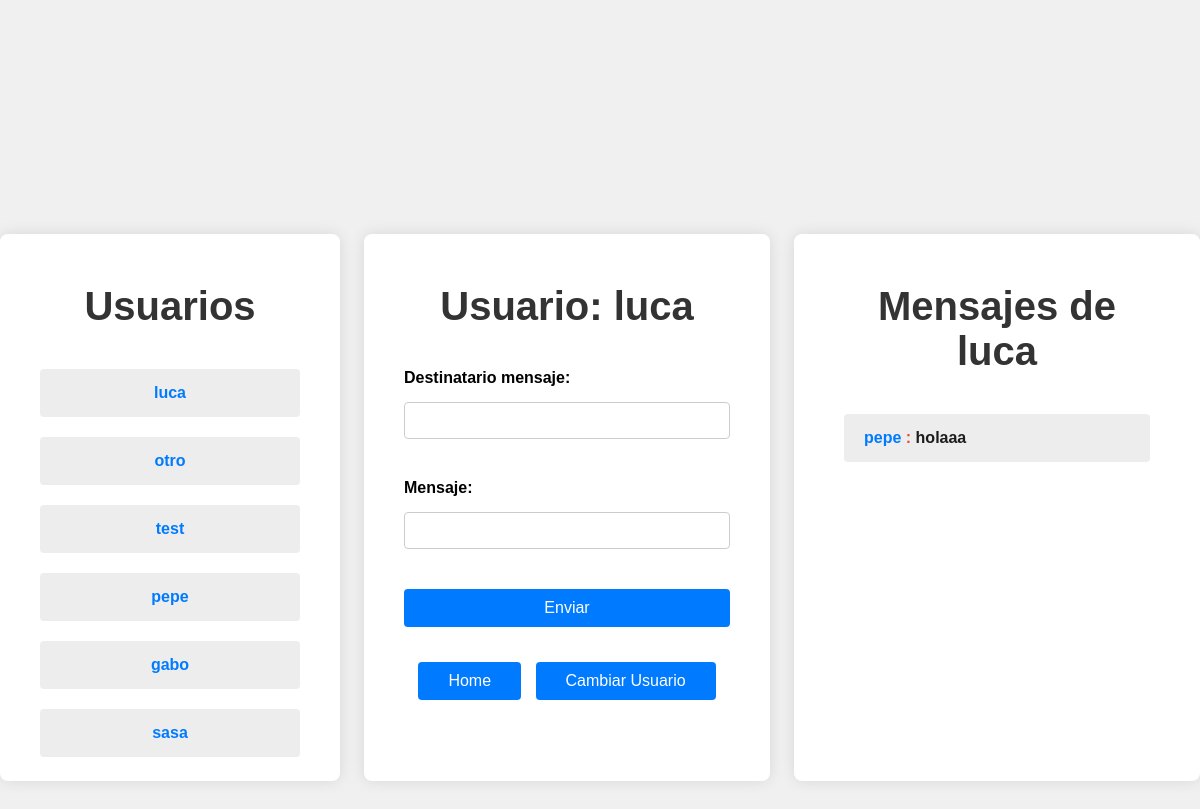
Before: /chat?user=4 (signed in) with the older database file.
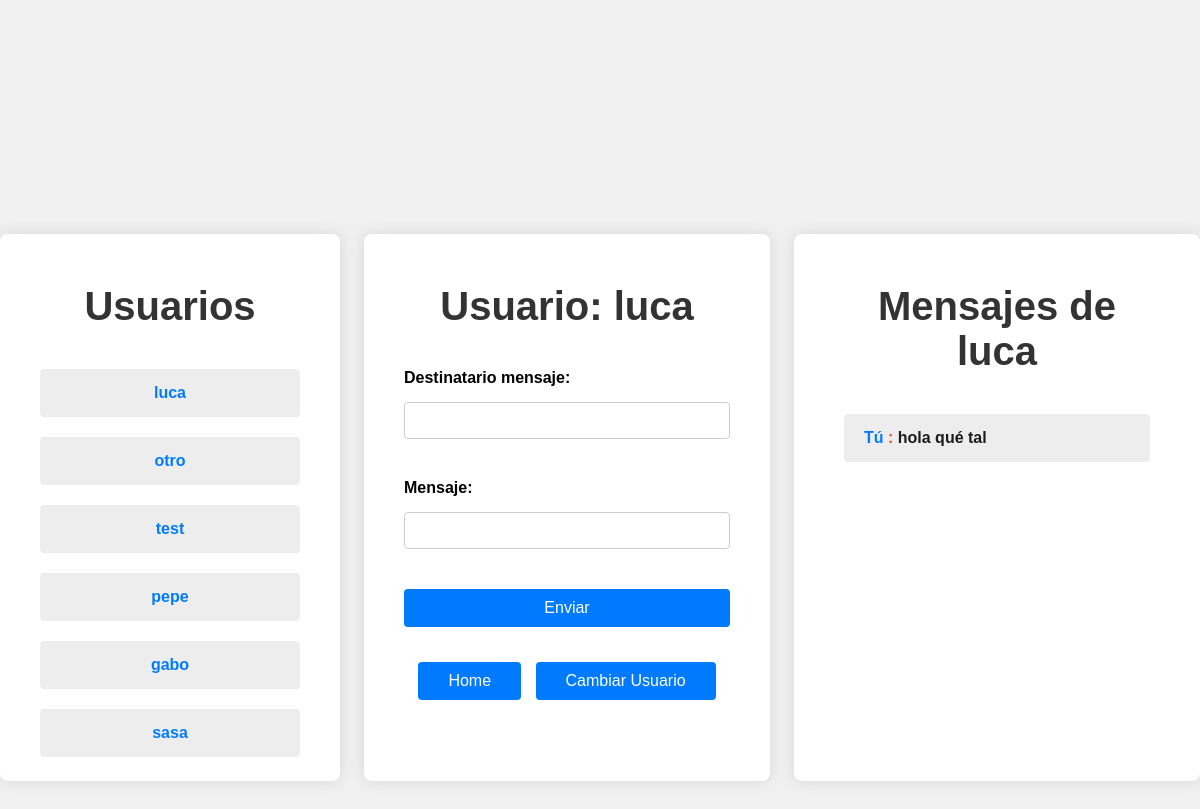
After: the same page with the newer database file.
### tables this page shows
CREATE TABLE users(
    id INTEGER PRIMARY KEY AUTOINCREMENT,
    username string UNIQUE, 
    pwd string NOT NULL,
    salt string NOT NULL,
    rol string NOT NULL,
    correo string NOT NULL,
    public_ip string NULL);

CREATE TABLE chats(
        id INTEGER PRIMARY KEY AUTOINCREMENT,
        user1_id INTEGER NOT NULL, 
        user2_id INTEGER NOT NULL,
        clave string NOT NULL,
        nonce string NOT NULL,
        FOREIGN KEY (user1_id) REFERENCES users(id),
        FOREIGN KEY (user2_id) REFERENCES users(id));

CREATE TABLE messages(
    id INTEGER PRIMARY KEY AUTOINCREMENT,
    sender_id INTEGER NOT NULL,
    recipient_id INTEGER NOT NULL,
    chat_id INTEGER NOT NULL,
    message text NOT NULL,
    send_time timestamp  NOT NULL,
    nonce string NOT NULL,
    FOREIGN KEY (chat_id) REFERENCES chats(id),
    FOREIGN KEY (sender_id) REFERENCES users(id),
    FOREIGN KEY (recipient_id) REFERENCES users(id));

### app.py (the view)
@app.route('/chat', methods=['GET', 'POST'])
def chat():
    if 'user_id' not in session:
        return redirect(url_for('login'))
    messages = None
    users = get_users()
    if request.method == 'POST':
        send_message(message= request.form['message'], recipient= request.form['recipient'], sender= session['user_id'])
    selected_user = request.args.get('user')
    if selected_user:
        messages = messages_descifrados(selected_user, session['user_id'])
    return render_template('chat.html', messages= messages, users = users, username=get_name_by_id(session['user_id'])["username"])

### app_mensajesdesencriptados.py (called while the page is built)
def get_chat(sender, recipient):
    conn = sql.connect('cripto.sqlite')
    conn.row_factory = sql.Row
    cursor = conn.cursor()
    cursor.execute("""SELECT id, clave, nonce FROM chats WHERE (user1_id = ? AND user2_id = ?) OR (user2_id = ? AND user1_id
            =?)""", (sender, recipient, sender, recipient))
    return cursor.fetchone()

def get_messages(sender, recipient):
    chat = get_chat(sender, recipient)
    if chat is None:
        return "Empty"
    conn = sql.connect('cripto.sqlite')
    conn.row_factory = sql.Row
    cursor = conn.cursor()
    cursor.execute("""SELECT message, nonce, sender_id FROM messages WHERE chat_id = ?""", (chat["id"],))
    rows = cursor.fetchall()
    message_dict = [dict(row) for row in rows]
    for message in message_dict:
        message["chat_id"] = chat["id"]
        sender_usr = get_name_by_id(message["sender_id"])["username"]
        if sender_usr == get_name_by_id(session["user_id"])["username"]:
            message["sender"] = "Tú"
        else:
            message["sender"] = sender_usr
    return message_dict

def messages_descifrados(sender, recipient):
    message_dict = get_messages(sender, recipient)
    if message_dict == "Empty":
        return message_dict
    for mensaje in message_dict:
        mensajecifrado = urlsafe_b64decode(mensaje["message"])
        noncemensaje = urlsafe_b64decode(mensaje["nonce"])
        chat_id = mensaje["chat_id"]
        chat = get_chat_by_id(chat_id)
        encrypted_data_key = urlsafe_b64decode(chat["clave"])
        nonce_master = urlsafe_b64decode(chat["nonce"])
        AE_Key_stma = c2
        chacha_master = ChaCha20Poly1305(AE_Key_stma)
        clave_publica = chacha_master.decrypt(nonce_master, encrypted_data_key, None)
        chacha_data = ChaCha20Poly1305(clave_publica)
        mensajefinal = chacha_data.decrypt(noncemensaje, mensajecifrado, None)
        mensaje["message"] = mensajefinal.decode('utf-8')
    return message_dict

### db_functions/chat_functions.py (called while the page is built)
def get_chat_by_id(chat_id):
    conn = sql.connect('cripto.sqlite')
    conn.row_factory = sql.Row
    cursor = conn.cursor()
    cursor.execute('SELECT * FROM chats WHERE id = ?', (chat_id,))
    return cursor.fetchone()

### db_functions/user_functions.py (called while the page is built)
def get_name_by_id(user_id):
    conn = sql.connect('cripto.sqlite')
    conn.row_factory = sql.Row
    cursor = conn.cursor()
    cursor.execute('SELECT username FROM users WHERE id = ?', (user_id,))
    return cursor.fetchone()

### templates/chat.html (shortened to what this page needs)
<!DOCTYPE html>
<html lang="es">
<head>
    <link rel="stylesheet" href="{{ url_for('static', filename='style/chatc.css') }}">
</head>
<body>
    <div class="usuarios">
        <h2>Usuarios</h2>
        <ul class="numerousuarios">
            {% for usr in users %}
            {% if usr["rol"] == "Usuario" %}
            <li>
                <a href="/chat?user={{ usr["id"] }}" style="text-decoration: none;">
                    <strong class= "a">{{usr["username"]}}</strong>
                </a>
            </li>
            {% endif %}
            {% endfor %}
        </ul>
    </div>
    <div class="container">
        <h2>Usuario: {{username}}</h2>
        <form method="post">
            <div class="form-group">
                <label for="recipient">Destinatario mensaje:</label>
                <input type="text" id="recipient" name="recipient" required>
            </div>
            <div class="form-group">
                <label for="message">Mensaje:</label>
                <input type="text" id="message" name="message" required>
            </div>
            <button type="submit">Enviar</button>
        </form>
        <div class="links">
            <a href="/home" class="botonesheader">Home</a>
            <a href="/login" class="botonesheader">Cambiar Usuario</a>
        </div>
    </div>
    <div class="container">
        <h2>Mensajes de {{username}}</h2>
        <ul class="messages">
        {% if messages == "Empty" %}
            <p>Escribe el primer mensaje</p>
        {% elif messages is not none %}
            {% for msg in messages %}
                <li><strong class= "a">{{ msg["sender"] }}</strong>
                    <strong class= "b"> : </strong>
                    <strong class= "c">{{ msg["message"]}}</strong>
                    </li>
            {% endfor %}
        {% else %}
            <p>Elige un chat</p>
        {% endif %}
        </ul>
    </div>
</body>
</html>

### static/style/chatc.css (style rules this page uses)
body { font-family: Arial, sans-serif; background-color: #f0f0f0; margin: 0; padding: 0; display: flex; justify-content: center; align-items: center; height: 100vh; }
.usuarios { background-color: #fff; padding: 20px; border-radius: 8px; box-shadow: 0 0 15px rgba(0, 0, 0, 0.1); width: 100%; max-width: 300px; text-align: center; height: 50vh; overflow: auto; }
.numerousuarios { list-style-type: none; padding: 0; }
.numerousuarios li { text-align: center; font-size: 1rem; background-color: #ededed; margin: 20px; padding: 15px 20px; border-radius: 4px; }
.container { background-color: #fff; padding: 20px 40px; border-radius: 8px; box-shadow: 0 0 15px rgba(0, 0, 0, 0.1); width: 100%; max-width: 600px; height: 50vh; overflow: auto; text-align: center; }
h2 { font-size: 2.5rem; color: #333; margin-bottom: 40px; }
.form-group { margin-bottom: 30px; text-align: left; }
label { display: block; margin-bottom: 15px; font-weight: bold; }
input[type="text"] { width: 100%; padding: 10px; margin-bottom: 10px; border: 1px solid #ccc; border-radius: 4px; box-sizing: border-box; }
button { width: 100%; padding: 10px; background-color: #007BFF; color: white; border: none; border-radius: 4px; cursor: pointer; font-size: 16px; }
h2 { color: #333; margin-top: 30px; }
ul.messages { list-style-type: none; padding: 0; }
ul.messages li { font-size: 1rem; background-color: #ededed; margin: 10px; padding: 15px 20px; border-radius: 4px; text-align: left; }
.a { color: #007BFF; }
.b { color: #e74c3c; }
.c { color: #1c1c1c; }
.links { margin-top: 30px; }
a.botonesheader { display: inline-block; margin: 5px; padding: 10px 30px; background-color: #007BFF; color: white; text-decoration: none; border-radius: 4px; }

Changed rows visible on the page:
removed chats: sender "pepe", message "holaaa"
now on this page (row edited): messages: sender "Tú", message "hola qué tal"
